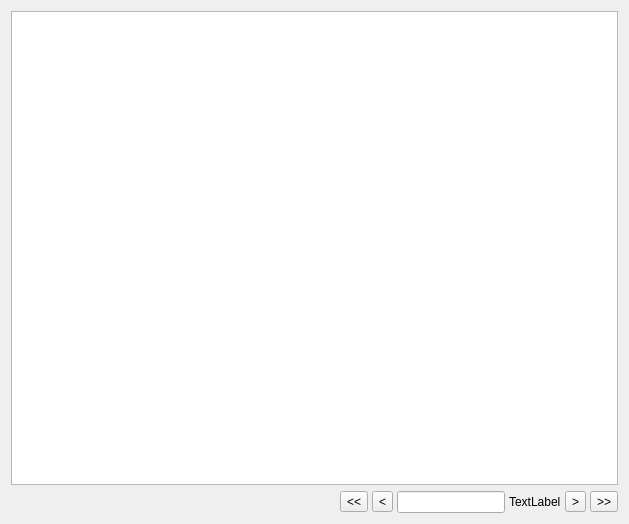
<?xml version="1.0" encoding="UTF-8"?>
<ui version="4.0">
 <class>ChatLogWin</class>
 <widget class="QWidget" name="ChatLogWin">
  <property name="geometry">
   <rect>
    <x>0</x>
    <y>0</y>
    <width>629</width>
    <height>524</height>
   </rect>
  </property>
  <property name="minimumSize">
   <size>
    <width>400</width>
    <height>300</height>
   </size>
  </property>
  <property name="windowTitle">
   <string>聊天记录</string>
  </property>
  <layout class="QVBoxLayout" name="verticalLayout">
   <item>
    <widget class="QTextEdit" name="msgbrowse"/>
   </item>
   <item>
    <layout class="QHBoxLayout" name="horizontalLayout">
     <property name="spacing">
      <number>4</number>
     </property>
     <item>
      <spacer name="horizontalSpacer">
       <property name="orientation">
        <enum>Qt::Horizontal</enum>
       </property>
       <property name="sizeHint" stdset="0">
        <size>
         <width>40</width>
         <height>20</height>
        </size>
       </property>
      </spacer>
     </item>
     <item>
      <widget class="QToolButton" name="btn_last">
       <property name="text">
        <string>&lt;&lt;</string>
       </property>
      </widget>
     </item>
     <item>
      <widget class="QToolButton" name="btn_prep">
       <property name="text">
        <string>&lt;</string>
       </property>
      </widget>
     </item>
     <item>
      <widget class="QLineEdit" name="le_curr_page">
       <property name="sizePolicy">
        <sizepolicy hsizetype="Minimum" vsizetype="Fixed">
         <horstretch>0</horstretch>
         <verstretch>0</verstretch>
        </sizepolicy>
       </property>
       <property name="minimumSize">
        <size>
         <width>0</width>
         <height>0</height>
        </size>
       </property>
      </widget>
     </item>
     <item>
      <widget class="QLabel" name="lbl_page_count">
       <property name="text">
        <string>TextLabel</string>
       </property>
      </widget>
     </item>
     <item>
      <widget class="QToolButton" name="btn_next">
       <property name="text">
        <string>&gt;</string>
       </property>
      </widget>
     </item>
     <item>
      <widget class="QToolButton" name="btn_first">
       <property name="text">
        <string>&gt;&gt;</string>
       </property>
      </widget>
     </item>
    </layout>
   </item>
  </layout>
 </widget>
 <resources/>
 <connections/>
</ui>
